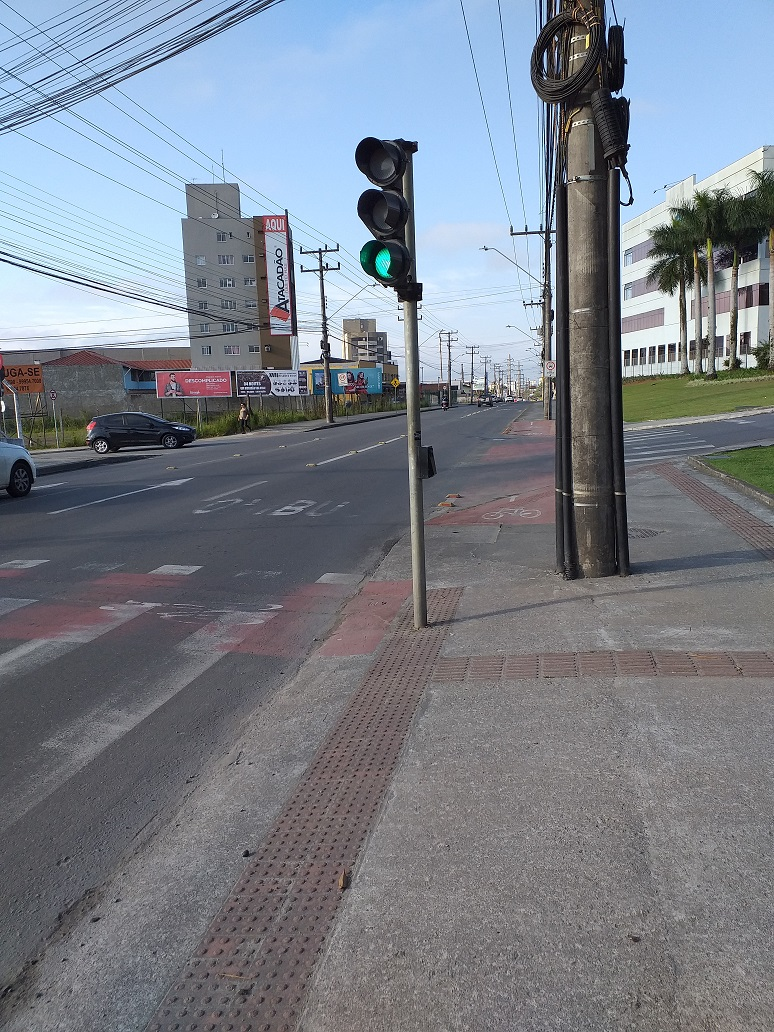
#> input picture traffic_light_recognize/ImagesTest/1.jpg, 774 x 1032 px, given in place of the camera
$ python webcam.py
#> lines starting #> are read from the running program, lines starting #| are printed output that depends on the picture; after the words box and inside, x2 and y2 are one past the last pixel; in counts of white or black regions, pixels touching at a corner belong together
import cv2
import numpy as np
from playsound import playsound


def identifyPredominantColor(green, red, yellow):
    colors = {'green': np.count_nonzero(green), 'red': np.count_nonzero(red), 'yellow': np.count_nonzero(yellow)}
    max_value = 0
    color = ""
    for key in colors:
        if colors[key] > max_value:
            max_value = colors[key]
            color = key
    return color


def generateHsv(hsv):
    green = cv2.inRange(hsv, (36, 25, 25), (70, 255, 255))
    red = cv2.inRange(hsv, (161, 155, 84), (179, 255, 255))
    yellow = cv2.inRange(hsv, (20, 100, 100), (30, 255, 255))
    return green, red, yellow

def playAudio(color):
    print(color)
    if(color == "green"):
        playsound("green.mp3")
    elif (color == "red"):
        playsound("red.mp3")
    elif (color == "yellow"):
        playsound('yellow.mp3')


def runDetection():
    color = ""

    classifier = cv2.CascadeClassifier("cascade_semaforo_2.xml")

    cam = cv2.VideoCapture(0)

    while True:
        conectado, image = cam.read()
#> image is the input picture: shape (1032, 774, 3); mean B, G, R 138.2, 128.2, 121.7
        grayImage = cv2.cvtColor(image, cv2.COLOR_BGR2GRAY)
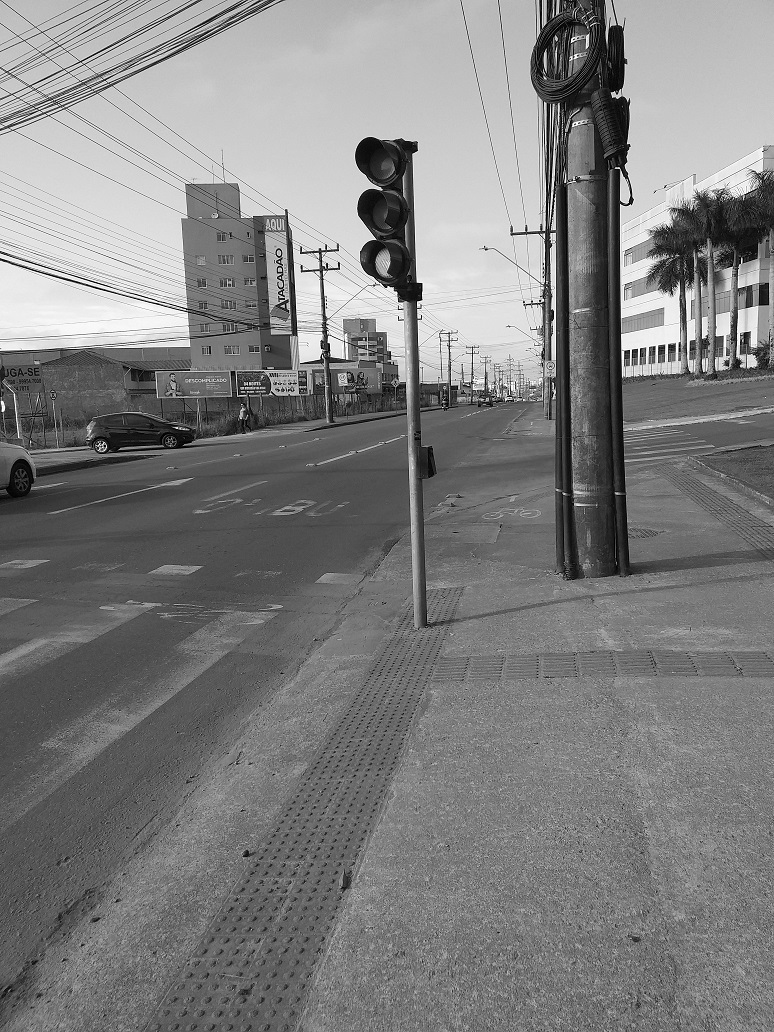
#> grayImage: shape (1032, 774); min 0, max 255, mean 127.4
        detections = classifier.detectMultiScale(grayImage, scaleFactor=1.25, minNeighbors=7)
#> detections = [[313, 130, 155, 155]]
        for (x, y, l, a) in detections:
            cv2.rectangle(image, (x, y), (x + l, y + a), (0, 0, 0), 2)
            roi_color = image[y:y + a, x:x + l]
            hsv = cv2.cvtColor(roi_color, cv2.COLOR_BGR2HSV)
            (green, red, yellow) = generateHsv(hsv)
            colorReceived = identifyPredominantColor(green, red, yellow)
            if colorReceived != color and colorReceived != "":
                color = colorReceived
                playAudio(color)
#> this loop made 1 pass
#> (x, y, l, a, colors in identifyPredominantColor, colorReceived) on pass 1: (313, 130, 155, 155, {'green': 2, 'red': 0, 'yellow': 0}, 'green')
#| green
#> pass 1, in runDetection, `roi_color = image[y:y + a, x:x + l]`:
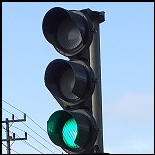
#> roi_color: shape (155, 155, 3); mean B, G, R 179.7, 156, 130.2
#> pass 1, in generateHsv, `green = cv2.inRange(hsv, (36, 25, 25), (70, 255, 255))`:
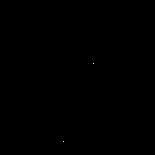
#> green: shape (155, 155); 0.01% white in thin lines or dots, all inside (x1, y1, x2, y2) = (63, 63, 94, 142)
#> after the loop:
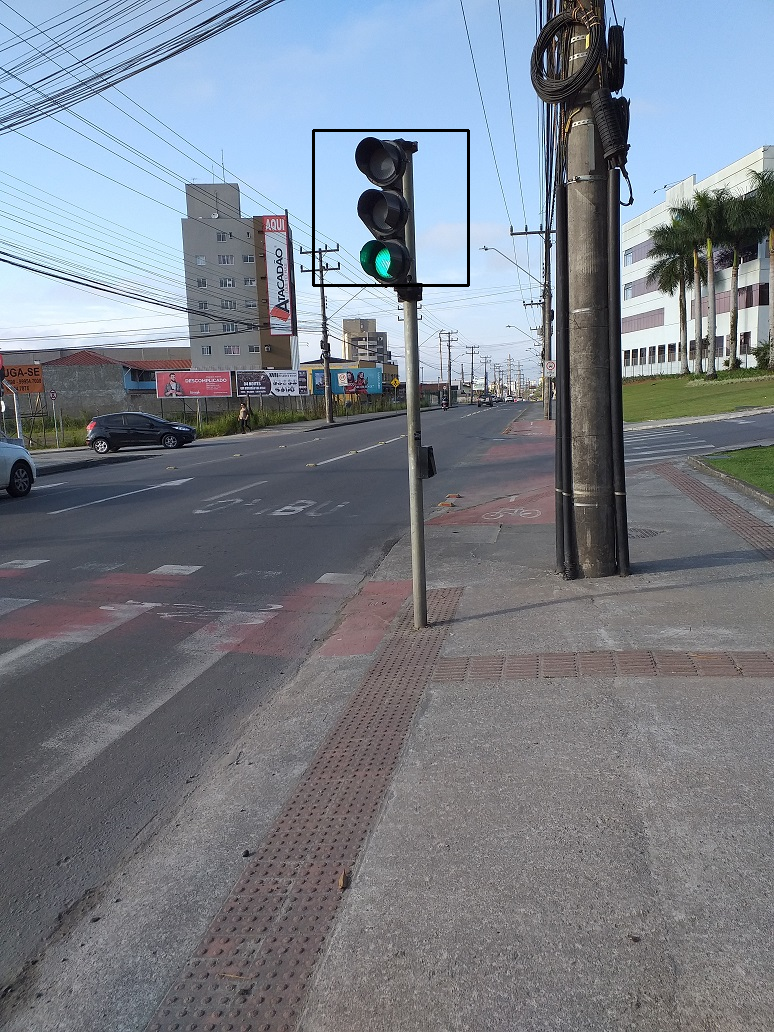
#> image: shape (1032, 774, 3); 0.23% of pixels changed, all inside (x1, y1, x2, y2) = (312, 129, 470, 287)
        cv2.imshow("detect", image)
        cv2.waitKey(1)
    cam.release()
    cv2.destroyAllWindows()


runDetection()

$ run again, on traffic_light_recognize/ImagesTest/10.jpg
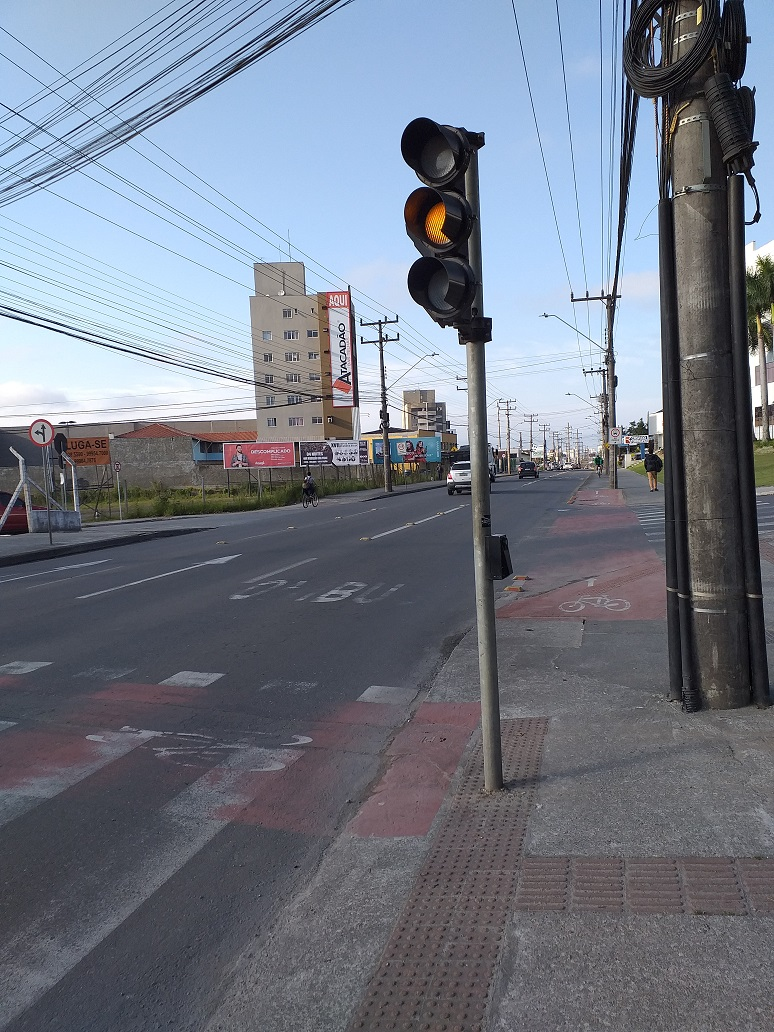
#> input picture traffic_light_recognize/ImagesTest/10.jpg, 774 x 1032 px, given in place of the camera
#> in runDetection, image is the input picture: shape (1032, 774, 3); mean B, G, R 134, 121, 114.1
#> detections = [[334, 110, 226, 226]]
#> the loop in runDetection, `for (x, y, l, a) in detections:` made 1 pass
#> (x, y, l, a, colors in identifyPredominantColor, colorReceived) on pass 1: (334, 110, 226, 226, {'green': 0, 'red': 4, 'yellow': 118}, 'yellow')
#> (printed output is left out)
#> pass 1, in runDetection, `roi_color = image[y:y + a, x:x + l]`:
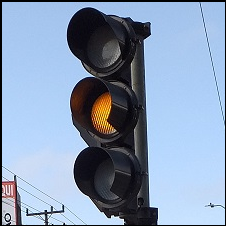
#> roi_color: shape (226, 226, 3); mean B, G, R 179.1, 153.7, 135.2
#> after the loop in runDetection, `for (x, y, l, a) in detections:`:
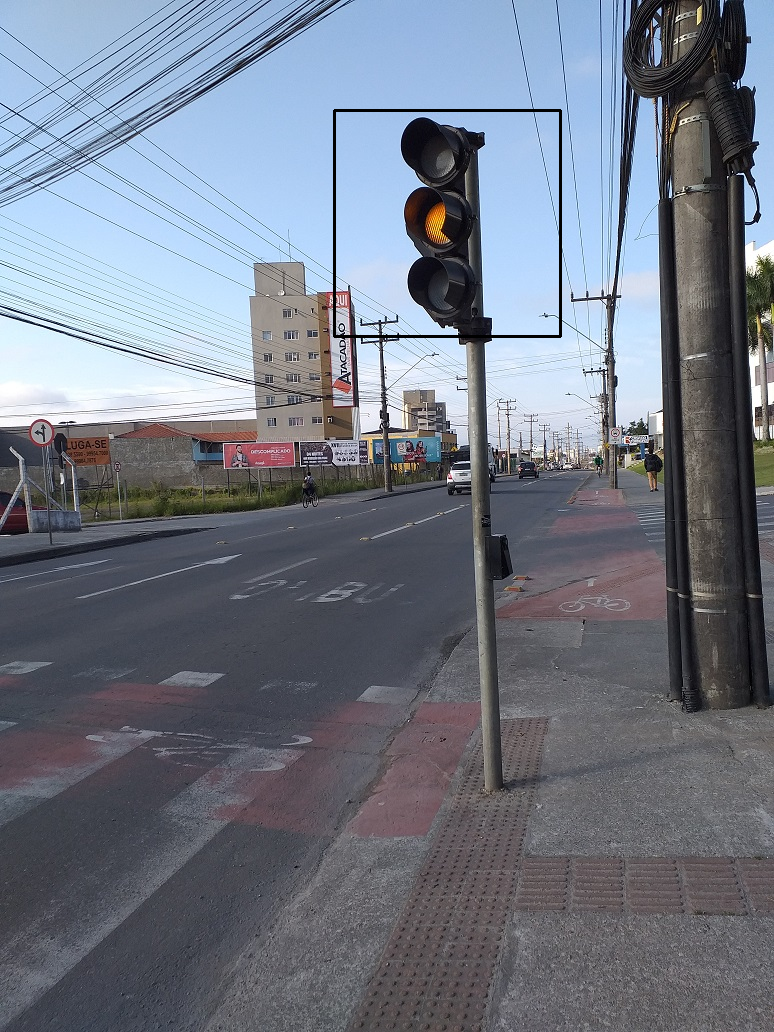
#> image: shape (1032, 774, 3); 0.34% of pixels changed, all inside (x1, y1, x2, y2) = (333, 109, 562, 338)

$ run again, on traffic_light_recognize/ImagesTest/2.jpg
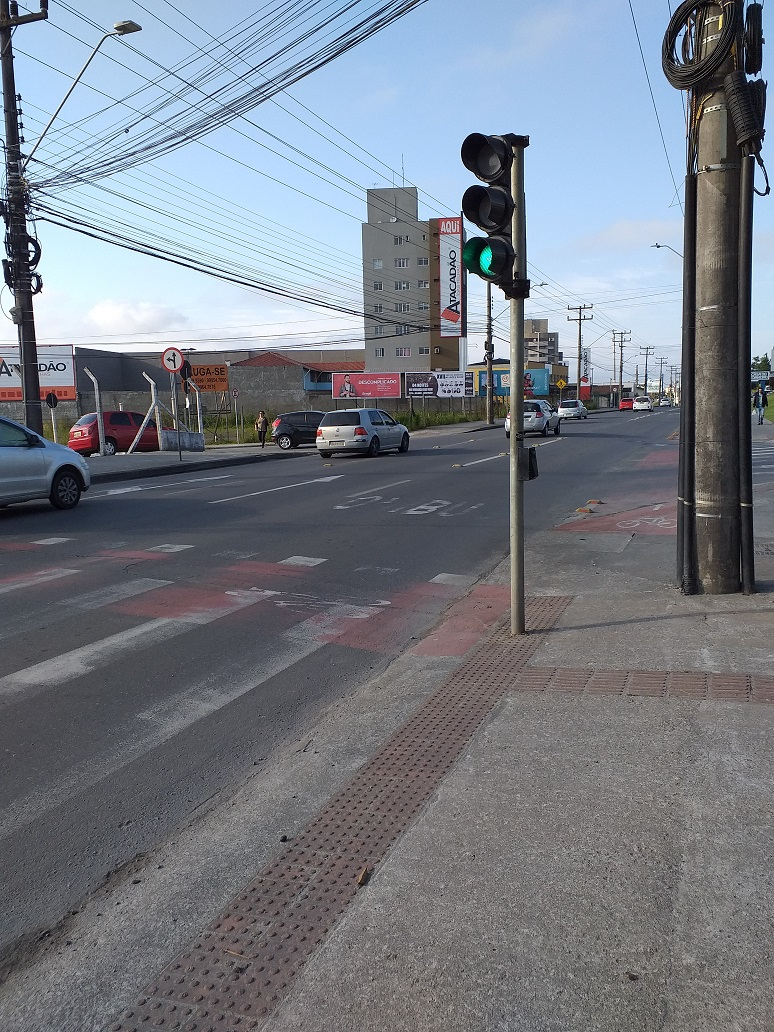
#> input picture traffic_light_recognize/ImagesTest/2.jpg, 774 x 1032 px, given in place of the camera
#> in runDetection, image is the input picture: shape (1032, 774, 3); mean B, G, R 134.2, 124.8, 118.8
#> detections = [[396, 113, 198, 198]]
#> the loop in runDetection, `for (x, y, l, a) in detections:` made 1 pass
#> (x, y, l, a, colors in identifyPredominantColor, colorReceived) on pass 1: (396, 113, 198, 198, {'green': 19, 'red': 1, 'yellow': 0}, 'green')
#> (printed output is left out)
#> pass 1, in runDetection, `roi_color = image[y:y + a, x:x + l]`:
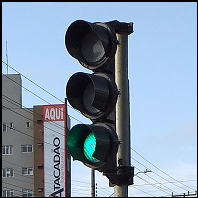
#> roi_color: shape (198, 198, 3); mean B, G, R 169.6, 150.1, 131.8
#> after the loop in runDetection, `for (x, y, l, a) in detections:`:
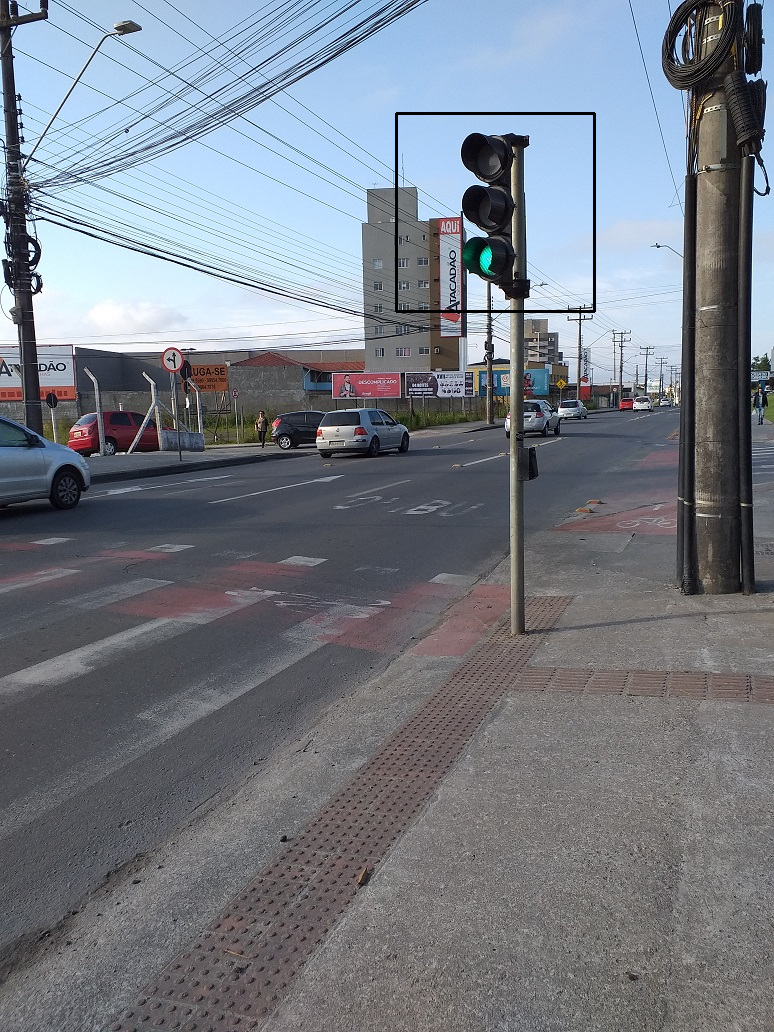
#> image: shape (1032, 774, 3); 0.3% of pixels changed, all inside (x1, y1, x2, y2) = (395, 112, 596, 313)

$ run again, on traffic_light_recognize/ImagesTest/3.jpg
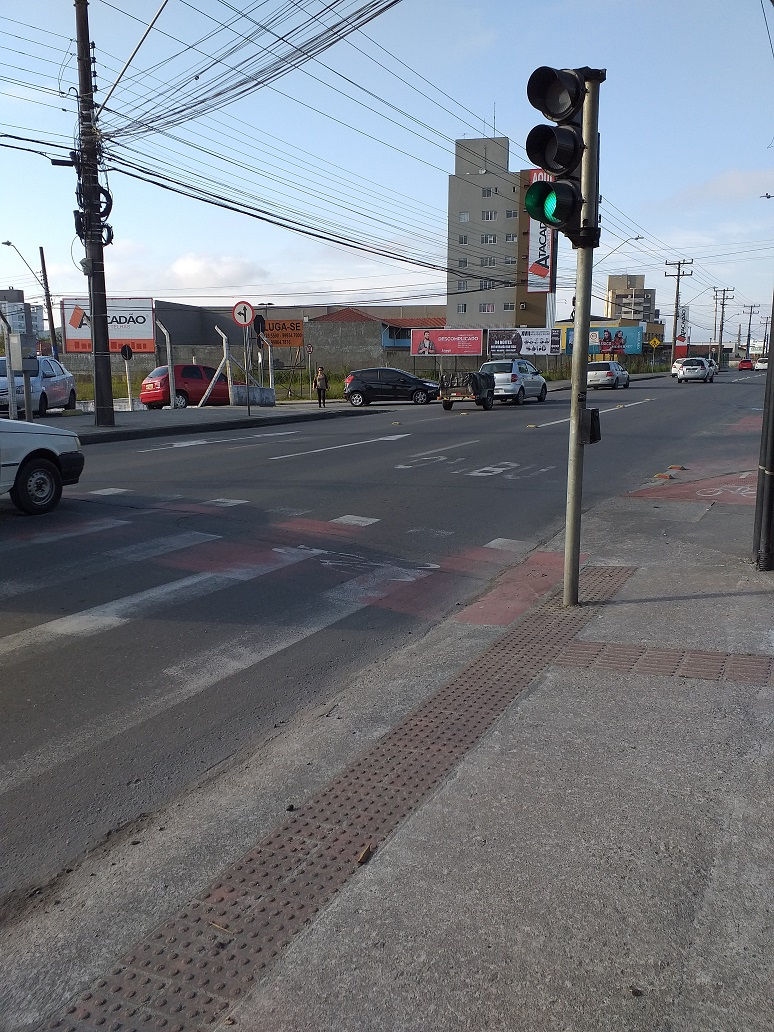
#> input picture traffic_light_recognize/ImagesTest/3.jpg, 774 x 1032 px, given in place of the camera
#> in runDetection, image is the input picture: shape (1032, 774, 3); mean B, G, R 128.1, 120.5, 116
#> detections = [[465, 49, 200, 200]]
#> the loop in runDetection, `for (x, y, l, a) in detections:` made 1 pass
#> (x, y, l, a, colors in identifyPredominantColor, colorReceived) on pass 1: (465, 49, 200, 200, {'green': 51, 'red': 2, 'yellow': 0}, 'green')
#> (printed output is left out)
#> pass 1, in runDetection, `roi_color = image[y:y + a, x:x + l]`:
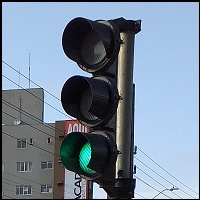
#> roi_color: shape (200, 200, 3); mean B, G, R 152.3, 135, 119.4
#> after the loop in runDetection, `for (x, y, l, a) in detections:`:
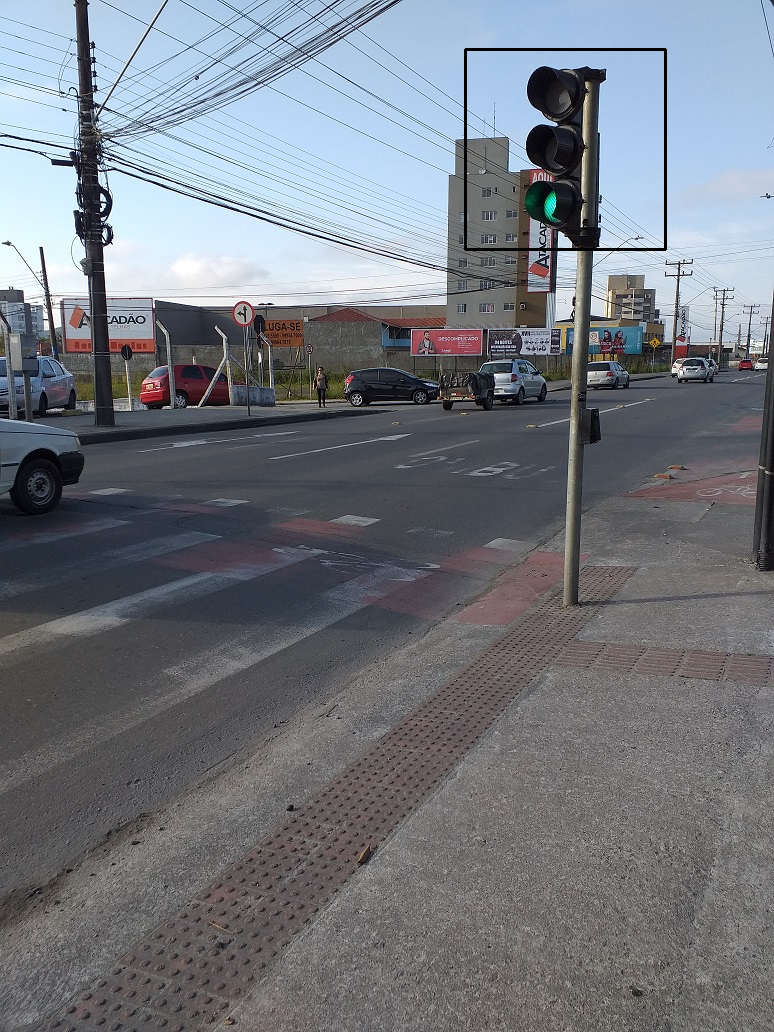
#> image: shape (1032, 774, 3); 0.3% of pixels changed, all inside (x1, y1, x2, y2) = (464, 48, 667, 251)
